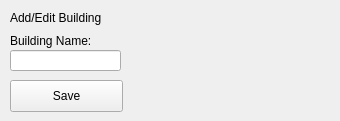
      <widget class="QWidget" name="page_18">
       <widget class="QLabel" name="label_78">
        <property name="geometry">
         <rect>
          <x>10</x>
          <y>10</y>
          <width>321</width>
          <height>16</height>
         </rect>
        </property>
        <property name="frameShadow">
         <enum>QFrame::Raised</enum>
        </property>
        <property name="text">
         <string>Add/Edit Building</string>
        </property>
        <property name="textFormat">
         <enum>Qt::AutoText</enum>
        </property>
        <property name="wordWrap">
         <bool>true</bool>
        </property>
        <property name="textInteractionFlags">
         <set>Qt::LinksAccessibleByMouse</set>
        </property>
       </widget>
       <widget class="QLabel" name="addBuildingNameLabel">
        <property name="geometry">
         <rect>
          <x>10</x>
          <y>30</y>
          <width>191</width>
          <height>21</height>
         </rect>
        </property>
        <property name="text">
         <string>Building Name:</string>
        </property>
       </widget>
       <widget class="QLineEdit" name="addBuildingNameLineEdit">
        <property name="geometry">
         <rect>
          <x>10</x>
          <y>50</y>
          <width>111</width>
          <height>21</height>
         </rect>
        </property>
       </widget>
       <widget class="QPushButton" name="saveBuilding_2">
        <property name="geometry">
         <rect>
          <x>10</x>
          <y>80</y>
          <width>113</width>
          <height>32</height>
         </rect>
        </property>
        <property name="text">
         <string>Save</string>
        </property>
       </widget>
      </widget>
